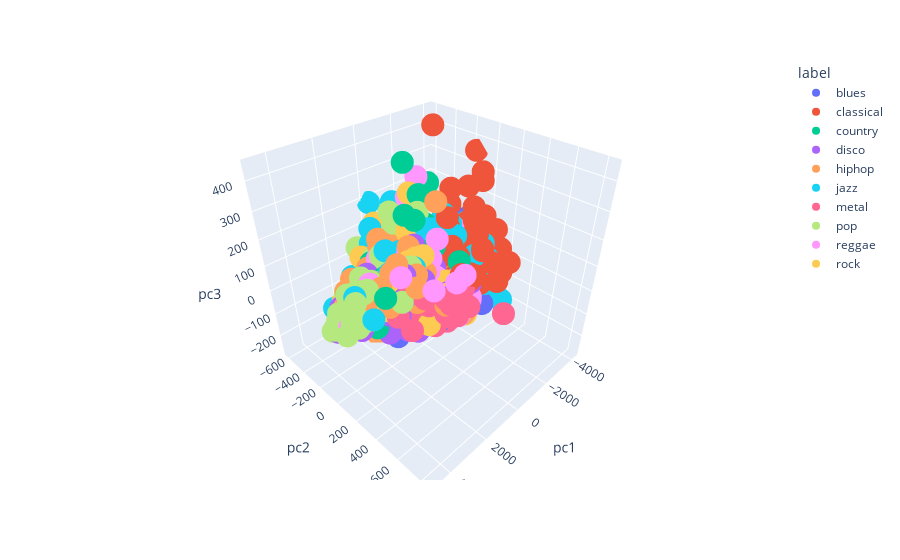

Notebook code cell kept with this figure:
### Code cell
fig = px.scatter_3d(musicPCA,  x=musicPCA['pc1'], y=musicPCA['pc2'],  z=musicPCA['pc3'], color=musicPCA['label'])
fig.show()
